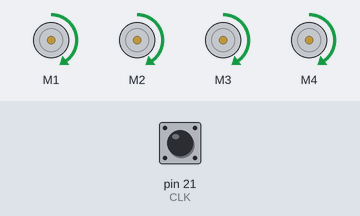
Simulated run of this sketch. Board: Arduino Mega 2560, built with avr-gcc and run on an emulated ATmega2560. On the bench: 4 × DC motor (green arrow = forward, orange = backward, longer = faster). Inputs (shaded band) come from the test bench; at power-on: pin 21 (CLK) HIGH.

Above: at 0.1 s.
Timing chart, 0 to 1.6 s (numbered marks = the images above):
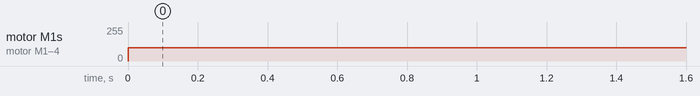

The sketch:

Moving.ino
```cpp
#include "line_follow.h"
#include "velocity.h"

void setup() {
  pinMode(CLK, INPUT);
  attachInterrupt(digitalPinToInterrupt(CLK), encoderISR, RISING);
  Serial.begin(9600);
  lastMeasureTime = millis();
  go_forward_distance(100);
}

void loop() {
}
```

line_follow.h
```cpp
#ifndef LINE_FOLLOW_H
#define LINE_FOLLOW_H

#include <Arduino.h>
#include <AFMotor.h>
#include "velocity.h"

AF_DCMotor motor1(1);
AF_DCMotor motor2(2);
AF_DCMotor motor3(3);
AF_DCMotor motor4(4);

void go_forward(int speed= 100){
  motor1.setSpeed(speed);
  motor2.setSpeed(speed);
  motor3.setSpeed(speed);
  motor4.setSpeed(speed);

  motor1.run(FORWARD);
  motor2.run(FORWARD);
  motor3.run(FORWARD);
  motor4.run(FORWARD);
};
void go_backward(int speed= 100){
  motor1.setSpeed(speed);
  motor2.setSpeed(speed);
  motor3.setSpeed(speed);
  motor4.setSpeed(speed);

  motor1.run(BACKWARD);
  motor2.run(BACKWARD);
  motor3.run(BACKWARD);
  motor4.run(BACKWARD);
};
void turn_left(int speed = 100){
  motor1.setSpeed(speed);
  motor2.setSpeed(speed);
  motor3.setSpeed(speed);
  motor4.setSpeed(speed);

  motor1.run(FORWARD);
  motor2.run(BACKWARD);
  motor3.run(BACKWARD);
  motor4.run(FORWARD);
};
void turn_right(int speed = 100){
  motor1.setSpeed(speed);
  motor2.setSpeed(speed);
  motor3.setSpeed(speed);
  motor4.setSpeed(speed);

  motor1.run(BACKWARD);
  motor2.run(FORWARD);
  motor3.run(FORWARD);
  motor4.run(BACKWARD);
};
void stop(){
  motor1.run(RELEASE);
  motor2.run(RELEASE);
  motor3.run(RELEASE);
  motor4.run(RELEASE);
};
void go_forward_distance(float distance){

  pulseCount = 0;
  int targetTicks = 30/(6.28*5)*distance;
  go_forward();
  while (pulseCount < targetTicks) { }
  stop();

};


#endif
```

velocity.h
```cpp
#ifndef VELOCITY_H
#define VELOCITY_H

#define CLK 21 // Interrupt-capable pin
#define PPR 30  // Pulses per revolution
#include <Arduino.h>

volatile long pulseCount = 0;
unsigned long lastMeasureTime = 0;


float getAngularVelocity() {
  unsigned long currentTime = millis();
  float deltaTime = (currentTime - lastMeasureTime) / 1000.0; // seconds

  if (deltaTime >= 0.1) {  // Calculate every 100 ms
    noInterrupts();
    long count = pulseCount;
    pulseCount = 0;
    interrupts();

    float revolutions = (float)count / PPR;
    float omega = (revolutions / deltaTime) * 2.0 * PI;  // rad/s

    lastMeasureTime = currentTime;
    return omega;
  }

  return -1.0;  // Not ready yet
}
void encoderISR() {

  pulseCount++;
  }


/*

sample code here

void setup() {
  pinMode(CLK, INPUT);
  attachInterrupt(digitalPinToInterrupt(CLK), encoderISR, RISING);

  Serial.begin(9600);
  lastMeasureTime = millis();
}

void loop() {
  float angularVelocity = getAngularVelocity();  // rad/s
  if (angularVelocity >= 0) {
    Serial.print("Angular Velocity: ");
    Serial.print(angularVelocity);
    Serial.println(" rad/s");
  }
}

*/

#endif
```

Measured:
- by itself, motor M1–4: stopped → forward 100/255 at 0.00 s
